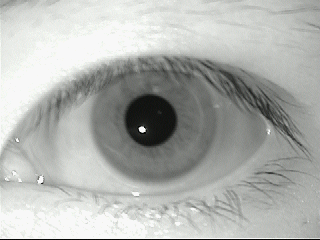
#> input picture images/kelvinl1.bmp, 320 x 240 px
$ jupyter execute daugman.IPYNB
#> lines starting #> are read from the running program, lines starting #| are printed output that depends on the picture; after the words box and inside, x2 and y2 are one past the last pixel; in counts of white or black regions, pixels touching at a corner belong together
### canny_edge_detector.py
from scipy.ndimage.filters import convolve
import numpy as np
from skimage.color.colorconv import gray2rgb
import skimage.io as io
from sobel import sobel_filters
from PIL import Image, ImageDraw
from math import sqrt, pi, cos, sin
from collections import defaultdict
from skimage.color import rgb2gray
from scipy import signal
from matplotlib import pyplot as plt

class cannyEdgeDetector:
    # [117 lines left out: functions __init__, gaussian_kernel, non_max_suppression, threshold, hysteresis, detect, not called in this run]

##-----------------------------------------------------------------------------
##  Function
##-----------------------------------------------------------------------------
def searchInnerBound(img):
    """
    Description:
        Search for the inner boundary of the iris.
    Input:
        img		- The input iris image.
    Output:
        inner_y	- y-coordinate of the inner circle centre.
        inner_x	- x-coordinate of the inner circle centre.
        inner_r	- Radius of the inner circle.
    """

    # Integro-Differential operator coarse (jump-level precision) to find first impression
    Y = img.shape[0]
    X = img.shape[1]
    sect = X/4 		# Width of the external margin for which search is excluded
    minrad = 10
    maxrad = sect*0.8
    jump = 4 		# Precision of the coarse search, in pixels

    # Hough Space (y,x,r)
    sz = np.array([np.floor((Y)/jump),
                    np.floor((X)/jump),
                    np.floor((maxrad-minrad)/jump)]).astype(int)
    # Resolution of the circular integration
    integrationprecision = 1
    angs = np.arange(0, 2*np.pi, integrationprecision) # angels from 0 to 2Pi
    # c
    x, y, r = np.meshgrid(np.arange(sz[1]),
                          np.arange(sz[0]),
                          np.arange(sz[2]))

    y = y*jump
    x = x*jump
    r = minrad + r*jump
    hs = ContourIntegralCircular(img, y, x, r, angs)

    # Hough Space Partial Derivative R
    hspdr = hs - hs[:, :, np.insert(np.arange(hs.shape[2]-1), 0, 0)]
    # Blur
    sm = 3 		# Size of the blurring mask
    hspdrs = signal.fftconvolve(hspdr, np.ones([sm,sm,sm]), mode="same")

    indmax = np.argmax(hspdrs.ravel())
    y,x,r = np.unravel_index(indmax, hspdrs.shape)

    inner_y =  y*jump
    inner_x =  x*jump
    inner_r = minrad + (r-1)*jump


    # Integro-Differential operator fine (pixel-level precision)
    integrationprecision = 0.1 		# Resolution of the circular integration
    angs = np.arange(0, 2*np.pi, integrationprecision)
    x, y, r = np.meshgrid(np.arange(inner_x),
                          np.arange(inner_y),
                          np.arange(inner_r))
    y = inner_y - jump + y
    x = inner_x - jump + x
    r = inner_r - jump + r

    hs = ContourIntegralCircular(img, y, x, r, angs)

    # Hough Space Partial Derivative R
    hspdr = hs - hs[:, :, np.insert(np.arange(hs.shape[2]-1), 0, 0)]

    # Bluring
    sm = 2		# Size of the blurring mask
    hspdrs = signal.fftconvolve(hspdr, np.ones([sm,sm,sm]), mode="same")
    indmax = np.argmax(hspdrs.ravel())
    y,x,r = np.unravel_index(indmax, hspdrs.shape)

    inner_y = inner_y - jump + y
    inner_x = inner_x - jump + x
    inner_r = inner_r - jump + r - 1

    return inner_y, inner_x, inner_r


#------------------------------------------------------------------------------
def searchOuterBound(img, inner_y, inner_x, inner_r):
    """
    Description:
        Search for the outer boundary of the iris.
    Input:
        img		- The input iris image.
        inner_y	- The y-coordinate of the inner circle centre.
        inner_x	- The x-coordinate of the inner circle centre.
        inner_r	- The radius of the inner circle.
    Output:
        outer_y	- y-coordinate of the outer circle centre.
        outer_x	- x-coordinate of the outer circle centre.
        outer_r	- Radius of the outer circle.
    """
    # Maximum displacement 15# (Daugman 2004)
    maxdispl = np.round(inner_r*0.15).astype(int)

    # 0.1 - 0.8 (Daugman 2004)
    minrad = np.round(inner_r/0.8).astype(int)
    maxrad = np.round(inner_r/0.3).astype(int)

    # # Hough Space (y,x,r)
    # hs = np.zeros([2*maxdispl, 2*maxdispl, maxrad-minrad])

    # Integration region, avoiding eyelids
    intreg = np.array([[2/6, 4/6], [8/6, 10/6]]) * np.pi

    # Resolution of the circular integration
    integrationprecision = 0.05
    angs = np.concatenate([np.arange(intreg[0,0], intreg[0,1], integrationprecision),
                            np.arange(intreg[1,0], intreg[1,1], integrationprecision)],
                            axis=0)
    x, y, r = np.meshgrid(np.arange(2*maxdispl),
                          np.arange(2*maxdispl),
                          np.arange(maxrad-minrad))
    y = inner_y - maxdispl + y
    x = inner_x - maxdispl + x
    r = minrad + r
    hs = ContourIntegralCircular(img, y, x, r, angs)

    # Hough Space Partial Derivative R
    hspdr = hs - hs[:, :, np.insert(np.arange(hs.shape[2]-1), 0, 0)]

    # Blur
    sm = 7 	# Size of the blurring mask
    hspdrs = signal.fftconvolve(hspdr, np.ones([sm,sm,sm]), mode="same")

    indmax = np.argmax(hspdrs.ravel())
    y,x,r = np.unravel_index(indmax, hspdrs.shape)

    outer_y = inner_y - maxdispl + y + 1
    outer_x = inner_x - maxdispl + x + 1
    outer_r = minrad + r - 1

    return outer_y, outer_x, outer_r


#------------------------------------------------------------------------------
def ContourIntegralCircular(imagen, y_0, x_0, r, angs):
    """
    Description:
        Performs contour (circular) integral.
    Input:
        imagen  - The input iris image.
        y_0     - The y-coordinate of the circle centre.
        x_0     - The x-coordinate of the circle centre.
        r       - The radius of the circle.
        angs    - The region of the circle considering clockwise 0-2pi.
    Output:
        hs      - Integral result.
    """
    # Get y, x
    # print(len(angs), r.shape[0], r.shape[1], r.shape[2])
    y = np.zeros([len(angs), r.shape[0], r.shape[1], r.shape[2]], dtype=int)
    x = np.zeros([len(angs), r.shape[0], r.shape[1], r.shape[2]], dtype=int)
    for i in range(len(angs)):
        ang = angs[i]
        y[i, :, :, :] = np.round(y_0 + np.cos(ang) * r).astype(int)
        x[i, :, :, :] = np.round(x_0 + np.sin(ang) * r).astype(int)

    # Adapt y
    ind = np.where(y < 0)
    y[ind] = 0
    ind = np.where(y >= imagen.shape[0])
    y[ind] = imagen.shape[0] - 1

    # Adapt x
    ind = np.where(x < 0)
    x[ind] = 0
    ind = np.where(x >= imagen.shape[1])
    x[ind] = imagen.shape[1] - 1


    hs = imagen[y, x]
    hs = np.sum(hs, axis=0)
    return hs.astype(float)

def process_for_daugman(self,IMG_PATH):
    # [21 lines of commented-out code are left out]
    img = io.imread(IMG_PATH,0)
    img = rgb2gray(img)
    output_image = Image.new("RGB", Image.open(IMG_PATH).size)
    output_image.paste(Image.open(IMG_PATH))
    i_y,i_x,i_r = self.searchInnerBound(img)
    draw_result = ImageDraw.Draw(output_image)
    draw_result.ellipse((i_x-i_r, i_y-i_r, i_x+i_r, i_y+i_r), outline=(255,0,0))
    o_y,o_x,o_r = self.searchOuterBound(img, i_y, i_x, i_r)
    draw_result.ellipse((o_x-o_r, o_y-o_r, o_x+o_r, o_y+o_r), outline=(0,255,0))
    output_image.save('images/ss.bmp')
    plt.imshow(output_image)
    plt.show()
    outer_circle=[]
    inner_circle=[]
    outer_circle.append((o_x,o_y,o_r))
    inner_circle.append((i_x,i_y,i_r))
    rowp = np.round(i_y).astype(int)
    colp = np.round(i_x).astype(int)
    rp = np.round(i_r).astype(int)
    row = np.round(o_y).astype(int)
    col = np.round(o_x).astype(int)
    r = np.round(o_r).astype(int)

    # Find top and bottom eyelid
    imsz = img.shape
    irl = np.round(row - r).astype(int)
    iru = np.round(row + r).astype(int)
    icl = np.round(col - r).astype(int)
    icu = np.round(col + r).astype(int)
    if irl < 0:
        irl = 0
    if icl < 0:
        icl = 0
    if iru >= imsz[0]:
        iru = imsz[0] - 1
    if icu >= imsz[1]:
        icu = imsz[1] - 1
    imageiris = img[irl: iru + 1, icl: icu + 1]
    return (outer_circle,inner_circle,imageiris)

# [45 lines left out: function hought_transform, not called in this run]

### daugman.IPYNB
[cell 1]
from scipy.ndimage.filters import convolve
import numpy as np
import skimage.io as io
import matplotlib.pyplot as plt
import cv2
import itertools
import math
from typing import Tuple, List
import canny_edge_detector as canny
from skimage.color import rgb2gray
from PIL import Image
from skimage.exposure import histogram
from matplotlib.pyplot import bar
from log_gabor import normalization_to_template
import scipy.spatial.distance as dist

[cell 2]
IMG_PATH = 'images/kelvinl1.bmp'
o_circles, inner_circles,imgr = canny.process_for_daugman(canny,IMG_PATH)
#> in process_for_daugman, img is the input picture: shape (240, 320, 3); mean R, G, B 175.9, 178.1, 174.7
#> in process_for_daugman, `output_image = Image.new("RGB", Image.open(IMG_PATH).size)`: output_image: PIL image 320x240 RGB; every value is 0
#> in searchInnerBound, `indmax = np.argmax(hspdrs.ravel())`: indmax = 31686
#> in searchInnerBound, `y,x,r = np.unravel_index(indmax, hspdrs.shape)`: y = 30; x = 37; r = 5
#> in searchInnerBound, `inner_y =  y*jump`: inner_y = 120
#> in searchInnerBound, `inner_x =  x*jump`: inner_x = 148
#> in searchInnerBound, `inner_r = minrad + (r-1)*jump`: inner_r = 26
#> in searchInnerBound, `indmax = np.argmax(hspdrs.ravel())`: indmax = 19427
#> in searchInnerBound, `y,x,r = np.unravel_index(indmax, hspdrs.shape)`: y = 5; x = 7
#> in searchInnerBound, `inner_y = inner_y - jump + y`: inner_y = 121
#> in searchInnerBound, `inner_x = inner_x - jump + x`: inner_x = 151
#> in process_for_daugman, `i_y,i_x,i_r = self.searchInnerBound(img)`: i_y = 121; i_x = 151; i_r = 26
#> in searchOuterBound, `maxdispl = np.round(inner_r*0.15).astype(int)`: maxdispl = 4
#> in searchOuterBound, `minrad = np.round(inner_r/0.8).astype(int)`: minrad = 32
#> in searchOuterBound, `maxrad = np.round(inner_r/0.3).astype(int)`: maxrad = 87
#> in searchOuterBound, `indmax = np.argmax(hspdrs.ravel())`: indmax = 2011
#> in searchOuterBound, `y,x,r = np.unravel_index(indmax, hspdrs.shape)`: y = 4; r = 31
#> in searchOuterBound, `outer_y = inner_y - maxdispl + y + 1`: outer_y = 122
#> in searchOuterBound, `outer_x = inner_x - maxdispl + x + 1`: outer_x = 152
#> in searchOuterBound, `outer_r = minrad + r - 1`: outer_r = 62
#> in process_for_daugman, `o_y,o_x,o_r = self.searchOuterBound(img, i_y, i_x, i_r)`: o_y = 122; o_x = 152; o_r = 62
#> in process_for_daugman, `rowp = np.round(i_y).astype(int)`: rowp = 121
#> in process_for_daugman, `colp = np.round(i_x).astype(int)`: colp = 151
#> in process_for_daugman, `rp = np.round(i_r).astype(int)`: rp = 26
#> in process_for_daugman, `row = np.round(o_y).astype(int)`: row = 122
#> in process_for_daugman, `col = np.round(o_x).astype(int)`: col = 152
#> in process_for_daugman, `r = np.round(o_r).astype(int)`: r = 62
#> in process_for_daugman, `irl = np.round(row - r).astype(int)`: irl = 60
#> in process_for_daugman, `iru = np.round(row + r).astype(int)`: iru = 184
#> in process_for_daugman, `icl = np.round(col - r).astype(int)`: icl = 90
#> in process_for_daugman, `icu = np.round(col + r).astype(int)`: icu = 214
#> in process_for_daugman, `imageiris = img[irl: iru + 1, icl: icu + 1]`:
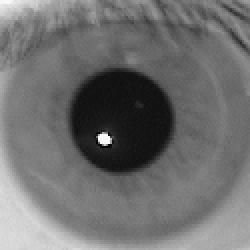
#> imageiris: shape (125, 125) float64 (shown 2 times larger); min 0.0135, max 0.973, mean 0.436
#> o_circles = [(152, 122, 62)]; inner_circles = [(151, 121, 26)]
inner_radius=inner_circles[0][2],
#> inner_radius = (26,)
outer_radius=o_circles[0][2]
#> outer_radius = 62
iris_height=outer_radius-inner_radius
#> iris_height = [36]
iris_height=iris_height[0].astype(int)
#> iris_height = 36
inner_radius= inner_radius[0]
#> inner_radius = 26

[cell 3]
def showHist(img):
    # An "interface" to matplotlib.axes.Axes.hist() method
    plt.figure()
    imgHist = histogram(img, nbins=256)

    bar(imgHist[1].astype(np.uint8), imgHist[0], width=0.8, align='center')

[cell 4]
def daugman_normalizaiton(image, height, width, r_in, r_out):
	radiuspixels = 20 + 2
	angledivisions = 240-1
	r = np.arange(radiuspixels)
	theta = np.linspace(0, 2*np.pi, angledivisions+1)

	# Calculate displacement of pupil center from the iris center
	ox = o_circles[0][0] - inner_circles[0][0]
	oy = o_circles[0][1] - inner_circles[0][1]

	if ox <= 0:
		sgn = -1
	elif ox > 0:
		sgn = 1

	if ox==0 and oy > 0:
		sgn = 1

	a = np.ones(angledivisions+1) * (ox**2 + oy**2)

	# Need to do something for ox = 0
	if ox == 0:
		phi = np.pi/2
	else:
		phi = np.arctan(oy/ox)

	b = sgn * np.cos(np.pi - phi - theta)

	# Calculate radius around the iris as a function of the angle
	r = np.sqrt(a)*b + np.sqrt(a*b**2 - (a - inner_radius**2))
	r = np.array([r - outer_radius])

	rmat = np.dot(np.ones([radiuspixels,1]), r)

	rmat = rmat * np.dot(np.ones([angledivisions+1,1]),
							np.array([np.linspace(0,1,radiuspixels)])).transpose()
	rmat = rmat + outer_radius

	# Exclude values at the boundary of the pupil iris border, and the iris scelra border
	# as these may not correspond to areas in the iris region and will introduce noise.
	# ie don't take the outside rings as iris data.
	rmat = rmat[1 : radiuspixels-1, :]

	# Calculate cartesian location of each data point around the circular iris region
	xcosmat = np.dot(np.ones([radiuspixels-2,1]), np.array([np.cos(theta)]))
	xsinmat = np.dot(np.ones([radiuspixels-2,1]), np.array([np.sin(theta)]))

	xo = rmat * xcosmat
	yo = rmat * xsinmat

	xo = o_circles[0][0] + xo
	xo = np.round(xo).astype(int)
	coords = np.where(xo >= image.shape[1])
	xo[coords] = image.shape[1] - 1
	coords = np.where(xo < 0)
	xo[coords] = 0

	yo = o_circles[0][1] - yo
	yo = np.round(yo).astype(int)
	coords = np.where(yo >= image.shape[0])
	yo[coords] = image.shape[0] - 1
	coords = np.where(yo < 0)
	yo[coords] = 0

	# [6 lines of commented-out code are left out]

	polar_array = image[yo, xo]
	polar_array = polar_array / 255

	# Create noise array with location of NaNs in polar_array
	polar_noise = np.zeros(polar_array.shape)
	coords = np.where(np.isnan(polar_array))
	polar_noise[coords] = 1

	# Get rid of outling points in order to write out the circular pattern
	image[yo, xo] = 255

	# Get pixel coords for circle around iris
	x,y = circlecoords([inner_circles[0][0],inner_circles[0][1]],inner_radius, image.shape)
	image[y,x] = 255

	# Get pixel coords for circle around pupil
	xp,yp = circlecoords([o_circles[0][0],o_circles[0][1]],outer_radius, image.shape)
	image[yp,xp] = 255

	# Replace NaNs before performing feature encoding
	coords = np.where((np.isnan(polar_array)))
	polar_array2 = polar_array
	polar_array2[coords] = 0.5
	avg = np.sum(polar_array2) / (polar_array.shape[0] * polar_array.shape[1])
	polar_array[coords] = avg
	plt.imshow(polar_array)
	plt.show()
	return polar_array, polar_noise.astype(bool)

def circlecoords(c, r, imgsize, nsides=600):
	"""
	Description:
		Find the coordinates of a circle based on its centre and radius.

	Input:
		c   	- Centre of the circle.
		r  		- Radius of the circle.
		imgsize - Size of the image that the circle will be plotted onto.
		nsides 	- Number of sides of the convex-hull bodering the circle
				  (default as 600).

	Output:
		x,y     - Circle coordinates.
	"""
	a = np.linspace(0, 2*np.pi, 2*nsides+1)
	xd = np.round(r * np.cos(a) + c[0])
	yd = np.round(r * np.sin(a) + c[1])

	#  Get rid of values larger than image
	xd2 = xd
	coords = np.where(xd >= imgsize[1])
	xd2[coords[0]] = imgsize[1] - 1
	coords = np.where(xd < 0)
	xd2[coords[0]] = 0

	yd2 = yd
	coords = np.where(yd >= imgsize[0])
	yd2[coords[0]] = imgsize[0] - 1
	coords = np.where(yd < 0)
	yd2[coords[0]] = 0

	x = np.round(xd2).astype(int)
	y = np.round(yd2).astype(int)
	return x,y
    # [27 lines of commented-out code are left out]


image = 'images/kelvinl3.bmp'
img = cv2.imread(image, 0)
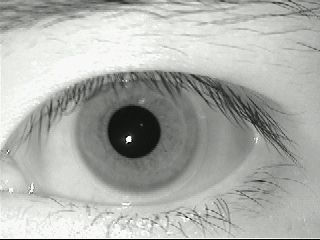
#> input picture images/kelvinl3.bmp, 320 x 240 px
#> img: shape (240, 320); min 2, max 248, mean 174.4
cimg = cv2.cvtColor(img, cv2.COLOR_GRAY2BGR)
imgr = cv2.cvtColor(img, cv2.COLOR_GRAY2BGR)
plt.imshow(cimg)
image_nor,s = daugman_normalizaiton(cimg, iris_height, 360, inner_radius, outer_radius)
#> in daugman_normalizaiton, `ox = o_circles[0][0] - inner_circles[0][0]`: ox = 1
#> in daugman_normalizaiton, `a = np.ones(angledivisions+1) * (ox**2 + oy**2)`: a = 240 values from 2 to 2
#> in daugman_normalizaiton, `phi = np.arctan(oy/ox)`: phi = 0.785
#> in daugman_normalizaiton, `b = sgn * np.cos(np.pi - phi - theta)`: b = 240 values, max 1 at index 90, min -1 at index 209, mean -0.00295
#> in daugman_normalizaiton, `r = np.sqrt(a)*b + np.sqrt(a*b**2 - (a - inner_radius**2))`: r = 240 values, max 27.41 at index 90, min 24.59 at index 209, mean 25.98
#> in daugman_normalizaiton, `xo = o_circles[0][0] + xo`:
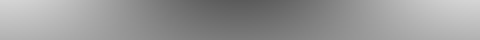
#> xo: shape (20, 240) float64 (shown 2 times larger); min 91.67, max 212.2, mean 151.9
#> in daugman_normalizaiton, `coords = np.where(xo >= image.shape[1])`: coords = (empty array, empty array)
#> in daugman_normalizaiton, `polar_array = image[yo, xo]`:
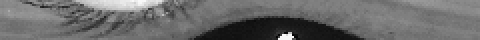
#> polar_array: shape (20, 240, 3) (shown 2 times larger); min 6, max 248, mean 107.1
#> in daugman_normalizaiton, `coords = np.where(np.isnan(polar_array))`: coords = (empty array, empty array, empty array)
#> in circlecoords, `xd = np.round(r * np.cos(a) + c[0])`: xd = 1201 values, max 177 at index 0, min 125 at index 563, mean 151
#> in circlecoords, `yd = np.round(r * np.sin(a) + c[1])`: yd = 1201 values, max 147 at index 263, min 95 at index 863, mean 121
#> in circlecoords, `xd2 = xd`: xd2 has the same summary as xd
#> in circlecoords, `coords = np.where(xd >= imgsize[1])`: coords = (empty array,)
#> in circlecoords, `yd2 = yd`: yd2 has the same summary as yd
#> in circlecoords, `x = np.round(xd2).astype(int)`: x has the same summary as xd
#> in circlecoords, `y = np.round(yd2).astype(int)`: y has the same summary as yd
#> in daugman_normalizaiton, `x,y = circlecoords([inner_circles[0][0],inner_circles[0][1]],inner_rad..`: x has the same summary as xd in circlecoords; y has the same summary as yd in circlecoords
#> in daugman_normalizaiton, `xp,yp = circlecoords([o_circles[0][0],o_circles[0][1]],outer_radius, i..`: xp = 1201 values, max 214 at index 0, min 90 at index 576, mean 152.1; yp = 1201 values, max 184 at index 276, min 60 at index 876, mean 122
#> in daugman_normalizaiton, `avg = np.sum(polar_array2) / (polar_array.shape[0] * polar_array.shape..`: avg = 1.26
#> s: shape (20, 240, 3) bool; every value is 0
# [4 lines of commented-out code are left out]

image = 'images/kelvinl1.bmp'
img = cv2.imread(image, 0)
#> img: shape (240, 320); min 2, max 248, mean 177
cimg = cv2.cvtColor(img, cv2.COLOR_GRAY2BGR)

ploar_arr,noise_arr = daugman_normalizaiton(imgr, iris_height, 360, inner_radius, outer_radius)
# temp,mask=normalization_to_template(ploar_arr,noise_arr,1*np.py/4,3)
plt.imshow(ploar_arr)
plt.show()

# temp=temp.flatten()
# mask=mask.flatten()

imageP = 'images/kelvinl3.bmp'
o_circles, inner_circles,imgr0 = canny.process_for_daugman(canny,imageP)
#> call 2 of process_for_daugman, with IMG_PATH = 'images/kelvinl3.bmp'
#> in process_for_daugman (call 2), `i_y,i_x,i_r = self.searchInnerBound(img)`: i_y = 132; i_x = 134
#> in process_for_daugman (call 2), `o_y,o_x,o_r = self.searchOuterBound(img, i_y, i_x, i_r)`: o_y = 133; o_x = 135; o_r = 61
#> in process_for_daugman (call 2), `output_image.save('images/ss.bmp')`:
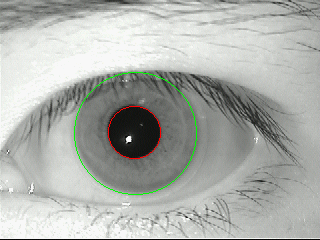
#> saved as ss.bmp: PIL image 320x240 RGB; mean R, G, B 173, 176, 171.3
#> in process_for_daugman (call 2), `rowp = np.round(i_y).astype(int)`: rowp = 132
#> in process_for_daugman (call 2), `colp = np.round(i_x).astype(int)`: colp = 134
#> in process_for_daugman (call 2), `row = np.round(o_y).astype(int)`: row = 133
#> in process_for_daugman (call 2), `col = np.round(o_x).astype(int)`: col = 135
#> in process_for_daugman (call 2), `r = np.round(o_r).astype(int)`: r = 61
#> in process_for_daugman (call 2), `irl = np.round(row - r).astype(int)`: irl = 72
#> in process_for_daugman (call 2), `iru = np.round(row + r).astype(int)`: iru = 194
#> in process_for_daugman (call 2), `icl = np.round(col - r).astype(int)`: icl = 74
#> in process_for_daugman (call 2), `icu = np.round(col + r).astype(int)`: icu = 196
#> in process_for_daugman (call 2), `imageiris = img[irl: iru + 1, icl: icu + 1]`:
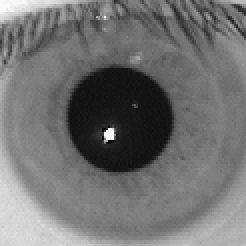
#> imageiris: shape (123, 123) float64 (shown 2 times larger); min 0.0202, max 0.973, mean 0.445
#> o_circles = [(135, 133, 61)]; inner_circles = [(134, 132, 26)]
inner_radius=inner_circles[0][2],
#> inner_radius = (26,)
outer_radius=o_circles[0][2]
#> outer_radius = 61
iris_height=outer_radius-inner_radius
#> iris_height = [35]
iris_height=iris_height[0].astype(int)
#> iris_height = 35
inner_radius= inner_radius[0]
#> inner_radius = 26


ploar_arr,noise_arr = daugman_normalizaiton(imgr0, iris_height, 360, inner_radius, outer_radius)
#> call 3 of daugman_normalizaiton, with height = 35, width = 360, r_in = 26, r_out = 61
#> in daugman_normalizaiton (call 3), `coords = np.where(xo >= image.shape[1])`: coords = 2875 positions, rows 0 to 19, columns 0 to 239
#> in daugman_normalizaiton (call 3), `xo[coords] = image.shape[1] - 1`:
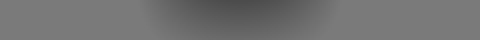
#> xo: shape (20, 240) int64 (shown 2 times larger); min 76, max 122, mean 113.9
#> in daugman_normalizaiton (call 3), `coords = np.where(xo < 0)`: coords = (empty array, empty array)
#> in daugman_normalizaiton (call 3), `coords = np.where(yo >= image.shape[0])`: coords = 2800 positions, rows 0 to 19, columns 0 to 239
#> in daugman_normalizaiton (call 3), `yo[coords] = image.shape[0] - 1`:
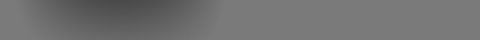
#> yo: shape (20, 240) int64 (shown 2 times larger); min 74, max 122, mean 113.1
#> in daugman_normalizaiton (call 3), `coords = np.where(yo < 0)`: coords = (empty array, empty array)
#> in daugman_normalizaiton (call 3), `x,y = circlecoords([inner_circles[0][0],inner_circles[0][1]],inner_rad..`: x = 1201 values, max 122 at index 0, min 108 at index 563, mean 118.8; y = 1201 values, max 122 at index 0, min 106 at index 863, mean 118.1
#> in daugman_normalizaiton (call 3), `image[y,x] = 255`:
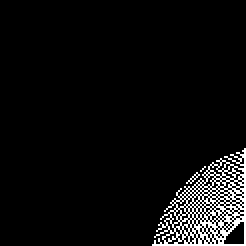
#> image: shape (123, 123) float64 (shown 2 times larger); min 0.0202, max 255, mean 14.3
#> in daugman_normalizaiton (call 3), `xp,yp = circlecoords([o_circles[0][0],o_circles[0][1]],outer_radius, i..`: xp = 1201 values, max 122 at index 0, min 74 at index 576, mean 108.6; yp = 1201 values, max 122 at index 0, min 72 at index 876, mean 107.8
#> in daugman_normalizaiton (call 3), `image[yp,xp] = 255`:
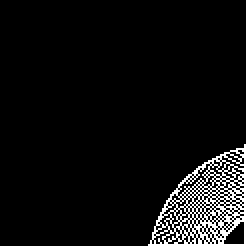
#> image: shape (123, 123) float64 (shown 2 times larger); 0.61% of pixels changed, all inside (x1, y1, x2, y2) = (74, 72, 123, 123)
#> in daugman_normalizaiton (call 3), `avg = np.sum(polar_array2) / (polar_array.shape[0] * polar_array.shape..`: avg = 0.00264
# temp2,mask2=normalization_to_template(ploar_arr,noise_arr,1*np.py/4,3)
plt.imshow(ploar_arr)
plt.show()
plt.imshow(imgr)
plt.show()
# [12 lines of commented-out code are left out]
